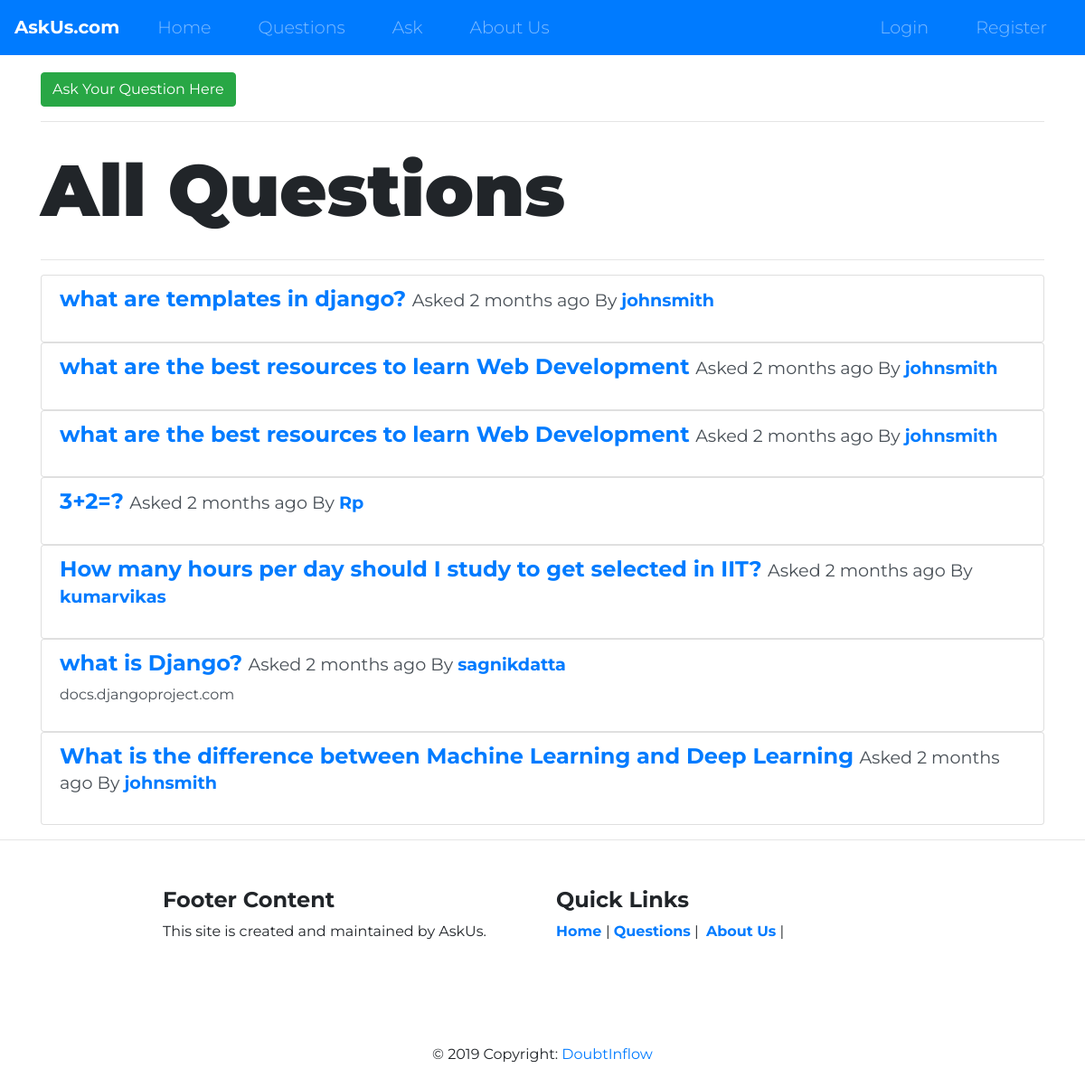
Screenshot of /questions/ with the database file from the repository.
### questions/models.py (models this page shows, shortened)
class Question(models.Model):
    user = models.ForeignKey(User, on_delete=models.CASCADE)
    qus = models.CharField(max_length=256, verbose_name="question")
    details = models.TextField(blank=True)
    slug = models.SlugField(unique=True, max_length=256)
    created = models.DateTimeField(auto_now_add=True)
    def get_absolute_url(self):
        return reverse("questions:question_detail", kwargs={"slug": self.slug})
    class Meta:
        ordering = ['-created']

### accounts/models.py (models this page shows, shortened)
class User(AbstractUser):
        username = models.CharField(max_length=256, unique=True, blank=False,
                                validators=[
                                        RegexValidator(
                                        regex = USERNAME_REGEX,
                                        message = 'Username can be Alpahnumeric and contain only @,#,$',
                                        code='invalid_username'
                                        )]
                                )
        first_name = models.CharField(max_length=256, blank=False,
                                  validators=[
                                        RegexValidator(
                                        regex = NAME_REGEX,
                                        message = 'Name must be Alphabetic',
                                        code='invalid_first_name'
                                        )]
                                )
        last_name = models.CharField(max_length=256, blank=False,
                                  validators=[
                                        RegexValidator(
                                        regex = NAME_REGEX,
                                        message = 'Name must be Alphabetic',
                                        code='invalid_last_name'
                                        )]
                                )
        email = models.EmailField(unique=True, blank=False)
        bio = models.CharField(max_length=512, blank=True)
        birth_date = models.DateField(null=True, blank=False)
        USERNAME_FIELD = 'email'
        REQUIRED_FIELDS = ['username']
        def get_absolute_url(self):
                return reverse("user_profile", kwargs={"username": self.username})

### questions/views.py (the view)
# urls.py: path('', QuestionListView.as_view(), name='question_list'),
class QuestionListView(ListView):
    context_object_name = 'questions'
    model = models.Question
    template_name = 'questions_list.html'

### questions/templates/questions/question_list.html (shortened to what this page needs)
{% extends "core/base.html" %}
{% block content %}
<a class="btn btn-success" href="{% url 'questions:question_ask' %}">Ask Your Question Here</a>
<hr>
<h1>All Questions</h1>
<hr>
{% for question in questions %}
<div class="list-group">
  <div class="list-group-item list-group-item-action flex-column align-items-start">
    <div class="d-flex w-100 justify-content-between">
      <h4 class="mb-1"><b><a href="{{question.get_absolute_url}}" >{{ question.qus }}</a></b>
      <small>Asked {{ question.created|timesince }} ago By <b>
      <a href="{{question.user.get_absolute_url}}" >{{ question.user.username }}</a>
      </b></small></h4>
      </div>
    <p class="mb-1">{{ question.details|linebreaks|truncatechars:120 }}</p>
  </div>
</div>
{% endfor %}
{% endblock content %}

### core/static/css/styles.css (style rules this page uses)
body { font-family: "Montserrat"; }
h1 { font-size: 5rem; font-weight: 900; line-height: 1.5; }

### rows the page displays
Question: qus "what are templates in django?", created "2 months", user.username "johnsmith"
Question: qus "what are the best resources to learn Web Development", created "2 months", user.username "johnsmith"
Question: qus "what are the best resources to learn Web Development", created "2 months", user.username "johnsmith"
Question: qus "3+2=?", created "2 months", user.username "Rp"
Question: qus "How many hours per day should I study to get selected in IIT?", created "2 months", user.username "kumarvikas"
Question: qus "what is Django?", created "2 months", user.username "sagnikdatta", details "docs.djangoproject.com"
Question: qus "What is the difference between Machine Learning and Deep Learning", created "2 months", user.username "johnsmith"
